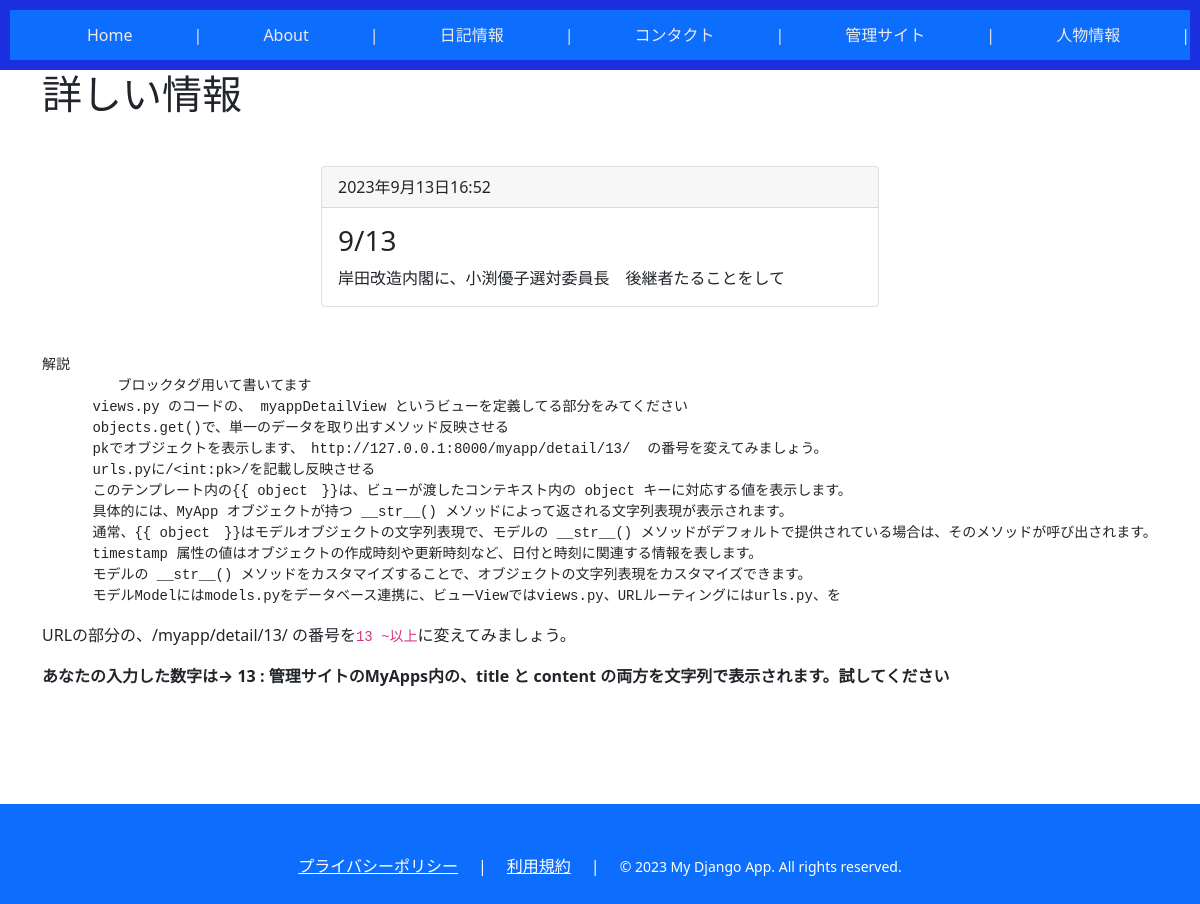
Page /myapp/detail/13/ on the committed database.
### myapp/models.py (models this page shows, shortened)
class MyApp(models.Model):
    title = models.CharField(max_length=100)
    content = models.CharField(max_length=1000)
    timestamp = models.DateTimeField(auto_now_add=True)

### myapp/views.py (the view)
# urls.py: path("detail/<int:pk>/", myappDetailView, name="myapp-detail"),
def myappDetailView(request, pk):
    template_name = "myapp/myapp-detail.html"
    try:
        myapp = MyApp.objects.get(pk=pk)
    except MyApp.DoesNotExist:
        myapp = None
    ctx = {
        "number": pk,
        "object": myapp,
    }
    return render(request, template_name, ctx)

### myapp/templates/myapp/myapp-detail.html (shortened to what this page needs)
{% extends 'base.html' %}
{% block content %}
<header>
    <nav class="navbar navbar-dark bg-primary">
    &emsp;<a href=" / ">Home</a> |
    <a href=" /about/ ">About</a> |
    <a href=" /myapp/myapp ">日記情報</a> |
    <a href=" /myapp/form/ ">コンタクト</a>  |
    <a href=" /admin/ ">管理サイト</a>   |
    <a href="/myapp/person_list/">人物情報</a>   |
  </nav>
</header>
<div class="container">
    <h1>詳しい情報</h1>
    <div class="card mx-auto my-5 w-50" style="min-width:300px;">
        <div class="card-header">
            {{ object.timestamp }}
        </div>
        <div class="card-body">
            <h3 class="card-title">{{ object.title }} </h3>
            <p class="card-text">{{ object.content }}</p>
        </div>
    </div>
 <pre>解説
　　　    ブロックタグ用いて書いてます
      views.py のコードの、 myappDetailView というビューを定義してる部分をみてください
      objects.get()で、単一のデータを取り出すメソッド反映させる
      pkでオブジェクトを表示します、　http://127.0.0.1:8000/myapp/detail/13/  の番号を変えてみましょう。
      urls.pyに/&lt;int:pk>/を記載し反映させる
      このテンプレート内の&#123;&#123; object　&#125;&#125;は、ビューが渡したコンテキスト内の object キーに対応する値を表示します。
      具体的には、MyApp オブジェクトが持つ __str__() メソッドによって返される文字列表現が表示されます。
      通常、&#123;&#123; object　&#125;&#125;はモデルオブジェクトの文字列表現で、モデルの __str__() メソッドがデフォルトで提供されている場合は、そのメソッドが呼び出されます。
      timestamp 属性の値はオブジェクトの作成時刻や更新時刻など、日付と時刻に関連する情報を表します。
      モデルの __str__() メソッドをカスタマイズすることで、オブジェクトの文字列表現をカスタマイズできます。
      モデルModelにはmodels.pyをデータベース連携に、ビューViewではviews.py、URLルーティングにはurls.py、を</pre>
      <p>URLの部分の、/myapp/detail/13/  の番号を<code>13 ~以上</code>に変えてみましょう。</p></P>
      <b>あなたの入力した数字は→ {{ number}} : 管理サイトのMyApps内の、title と content の両方を文字列で表示されます。試してください</b></p>
    </div>
<footer class="bg-primary">
    <div class="footer-content">
      <div>
        <a href="#">
          プライバシーポリシー
        </a>
      </div>
      <div>|</div>
      <div>
        <a href="#">
           利用規約
        </a>
      </div>
      <div>|</div>
      <div>
        <small>
        &copy; 2023 My Django App. All rights reserved.
        </small>
      </div>
    </div>
  </footer>
{% endblock %}

### static_local/css/header.css (style rules this page uses)
body { font-family: Arial, sans-serif; margin-left: 50px; padding: 0; }
header { background-color: #1c30e0; color: #ede5e5; padding: 10px; text-align: center; }
nav a { color: #eeeaea; text-decoration: none; padding: 5px; }
footer { background-color: #333; color: #fff; padding: 10px; text-align: center; }

### static_local/css/footer.css (style rules this page uses)
html { position: relative; min-height: 100%; padding-bottom: 200px; box-sizing: border-box; }
footer { position: absolute; left: 0; bottom: 0; width: 100%; height: 100px; }
.footer-content { display:flex; justify-content: center; color:white; }
.footer-content div { margin-left:10px; margin-right:10px; }
.footer-content a { color:white; }

### rows in the picture
MyApp: timestamp "2023年9月13日16:52", title "9/13", content "岸田改造内閣に、小渕優子選対委員長 後継者たることをして"

### other values in the picture
{{ number }} "13"
